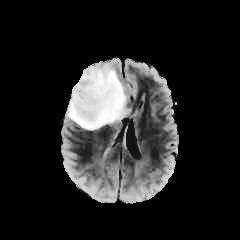
#> input picture Canny Edge Detection/464.png, 240 x 240 px
$ python main.py
#> lines starting #> are read from the running program, lines starting #| are printed output that depends on the picture; after the words box and inside, x2 and y2 are one past the last pixel; in counts of white or black regions, pixels touching at a corner belong together

from __future__ import print_function
import cv2 as cv
import argparse
max_lowThreshold = 100
window_name = 'Edge Map'
title_trackbar = 'Min Threshold:'
ratio = 3
kernel_size = 3
def CannyThreshold(val):
    low_threshold = val
    img_blur = cv.blur(src_gray, (3,3))
    detected_edges = cv.Canny(img_blur, low_threshold, low_threshold*ratio, kernel_size)
    mask = detected_edges != 0
    dst = src * (mask[:,:,None].astype(src.dtype))
    cv.imshow(window_name, dst)
parser = argparse.ArgumentParser(description='Code for Canny Edge Detector tutorial.')
parser.add_argument('--input', help='Path to input image.', default='464.png')
args = parser.parse_args()
src = cv.imread(cv.samples.findFile(args.input))
#> src is the input picture: shape (240, 240, 3); min 0, max 255, mean 33.7
if src is None:
    print('Could not open or find the image: ', args.input)
    exit(0)
src_gray = cv.cvtColor(src, cv.COLOR_BGR2GRAY)
cv.namedWindow(window_name)
cv.createTrackbar(title_trackbar, window_name , 0, max_lowThreshold, CannyThreshold)
#> slider 'Min Threshold:' is set to 20
CannyThreshold(0)
#> in CannyThreshold, `img_blur = cv.blur(src_gray, (3,3))`:
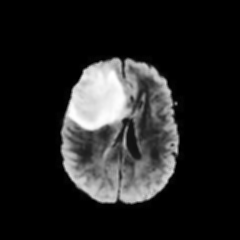
#> img_blur: shape (240, 240); min 0, max 255, mean 33.7
#> in CannyThreshold, `detected_edges = cv.Canny(img_blur, low_threshold, low_threshold*ratio..`:
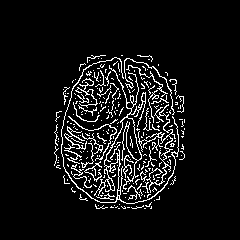
#> detected_edges: shape (240, 240); 7.5% white in thin lines or dots, all inside (x1, y1, x2, y2) = (54, 55, 185, 209)
#> in CannyThreshold, `dst = src * (mask[:,:,None].astype(src.dtype))`:
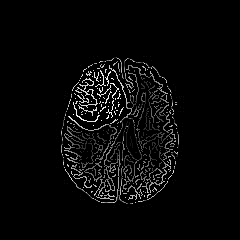
#> dst: shape (240, 240, 3); min 0, max 255, mean 8.6
cv.waitKey()
#> call 2 of CannyThreshold, with val = 20
#> in CannyThreshold (call 2), `detected_edges = cv.Canny(img_blur, low_threshold, low_threshold*ratio..`:
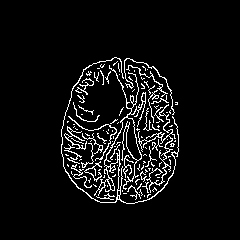
#> detected_edges: shape (240, 240); 6.1% white in thin lines or dots, all inside (x1, y1, x2, y2) = (61, 57, 179, 204)

$ run again, with Canny Edge Detection/11.png copied over Canny Edge Detection/464.png
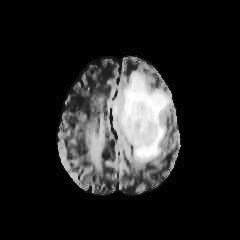
#> input picture Canny Edge Detection/11.png, 240 x 240 px
#> src is the input picture: shape (240, 240, 3); min 0, max 255, mean 33.9
#> in CannyThreshold, `detected_edges = cv.Canny(img_blur, low_threshold, low_threshold*ratio..`:
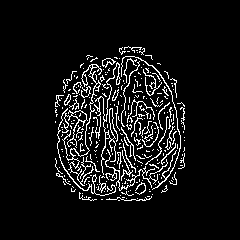
#> detected_edges: shape (240, 240); 7.5% white in thin lines or dots, all inside (x1, y1, x2, y2) = (55, 46, 185, 201)
#> in CannyThreshold (call 2), `detected_edges = cv.Canny(img_blur, low_threshold, low_threshold*ratio..`:
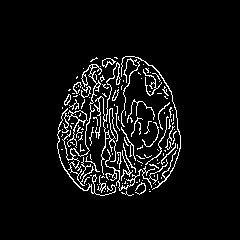
#> detected_edges: shape (240, 240); 6% white in thin lines or dots, all inside (x1, y1, x2, y2) = (57, 56, 181, 196)
